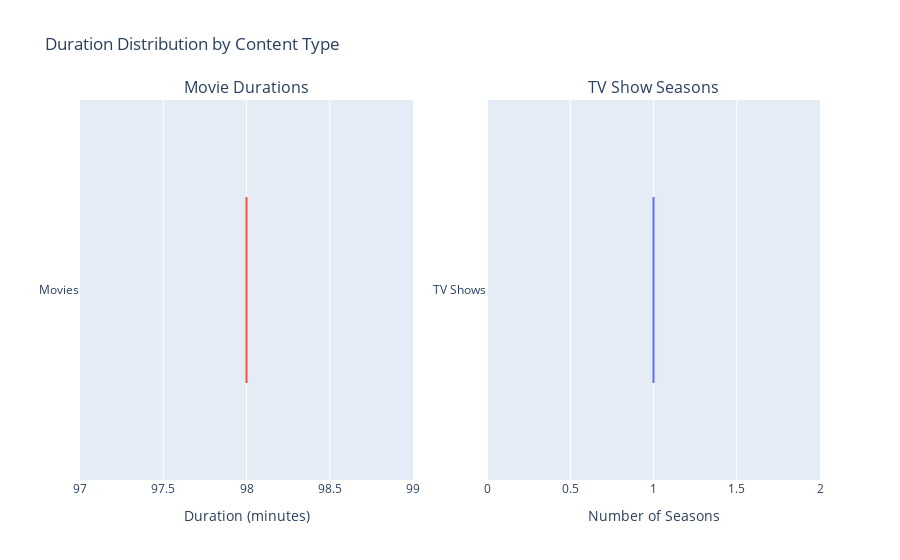

Source (notebook cell):
### Code cell
fig7 = make_subplots(rows=1, cols=2, subplot_titles=('Movie Durations', 'TV Show Seasons'))

movies = df[df['type'] == 'Movie']
shows = df[df['type'] == 'TV Show']

fig7.add_trace(go.Box(x=movies['duration'], name='Movies', marker_color='#EF553B'), row=1, col=1)
fig7.add_trace(go.Box(x=shows['duration'], name='TV Shows', marker_color='#636EFA'), row=1, col=2)

fig7.update_layout(title_text='Duration Distribution by Content Type', showlegend=False)
fig7.update_xaxes(title_text='Duration (minutes)', row=1, col=1)
fig7.update_xaxes(title_text='Number of Seasons', row=1, col=2)
fig7.show()

### Figure 1 — Plotly figure (JSON) as saved in the notebook; plotly's stock layout.template omitted (floating-point values rounded to 4 significant figures; data arrays with more than 128 entries replaced by an {"elided": "..."} marker saying what was removed)
{"data": [{"marker": {"color": "#EF553B"}, "name": "Movies", "type": "box", "x": {"elided": "6131 float values"}, "xaxis": "x", "yaxis": "y"}, {"marker": {"color": "#636EFA"}, "name": "TV Shows", "type": "box", "x": {"elided": "2676 float values"}, "xaxis": "x2", "yaxis": "y2"}], "layout": {"annotations": [{"font": {"size": 16}, "showarrow": false, "text": "Movie Durations", "x": 0.225, "xanchor": "center", "xref": "paper", "y": 1, "yanchor": "bottom", "yref": "paper"}, {"font": {"size": 16}, "showarrow": false, "text": "TV Show Seasons", "x": 0.775, "xanchor": "center", "xref": "paper", "y": 1, "yanchor": "bottom", "yref": "paper"}], "showlegend": false, "title": {"text": "Duration Distribution by Content Type"}, "xaxis": {"anchor": "y", "domain": [0, 0.45], "title": {"text": "Duration (minutes)"}}, "xaxis2": {"anchor": "y2", "domain": [0.55, 1], "title": {"text": "Number of Seasons"}}, "yaxis": {"anchor": "x", "domain": [0, 1]}, "yaxis2": {"anchor": "x2", "domain": [0, 1]}}}
